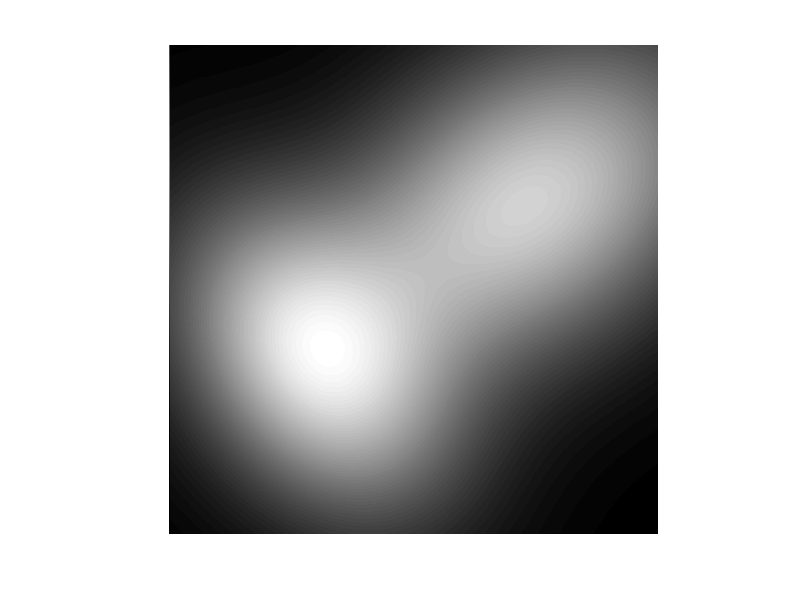

Source code (MATLAB): (Note: this script raises an error after producing the figure.)
%clear; close all; clc;

imageSize = 1024;  
k=imageSize/1024;
center = [imageSize/2, imageSize/2];
[X, Y] = meshgrid(1:imageSize, 1:imageSize);

mu_g1 = center - [70, -50]*3*k;
mu_g2 = center - [-80, 60]*3*k;
sigma_g1 = [20000, 8000; 8000, 25000]*2*k^2;
sigma_g2 = [40000, -12000; -12000, 30000]*2*k^2;
 
x_g1 = X - mu_g1(1);
y_g1 = Y - mu_g1(2);
sigma_inv1 = inv(sigma_g1);
Z_g1 = exp(-0.5 * (sigma_inv1(1,1)*x_g1.^2 + 2*sigma_inv1(1,2)*x_g1.*y_g1 + sigma_inv1(2,2)*y_g1.^2));
 
x_g2 = X - mu_g2(1);
y_g2 = Y - mu_g2(2);
sigma_inv2 = inv(sigma_g2);
Z_g2 = exp(-0.5 * (sigma_inv2(1,1)*x_g2.^2 + 2*sigma_inv2(1,2)*x_g2.*y_g2 + sigma_inv2(2,2)*y_g2.^2));
 
Z = (Z_g1 + Z_g2)/2;
Z = Z / max(Z(:));  
cauchyImage = uint8(Z * 255);
Z=Z/(sum(sum(Z)));
filename = 'dualgauss.mat';
save(filename, 'Z');
figure('Position', [100, 100, 800, 800]);
imshow(cauchyImage);
%title('Test Measure: 2D Cauchy Distribution (1024x1024)', 'FontSize', 14);
colormap('parula');  
colorbar;
% imwrite(cauchyImage, 'cauchy_1024.png');
